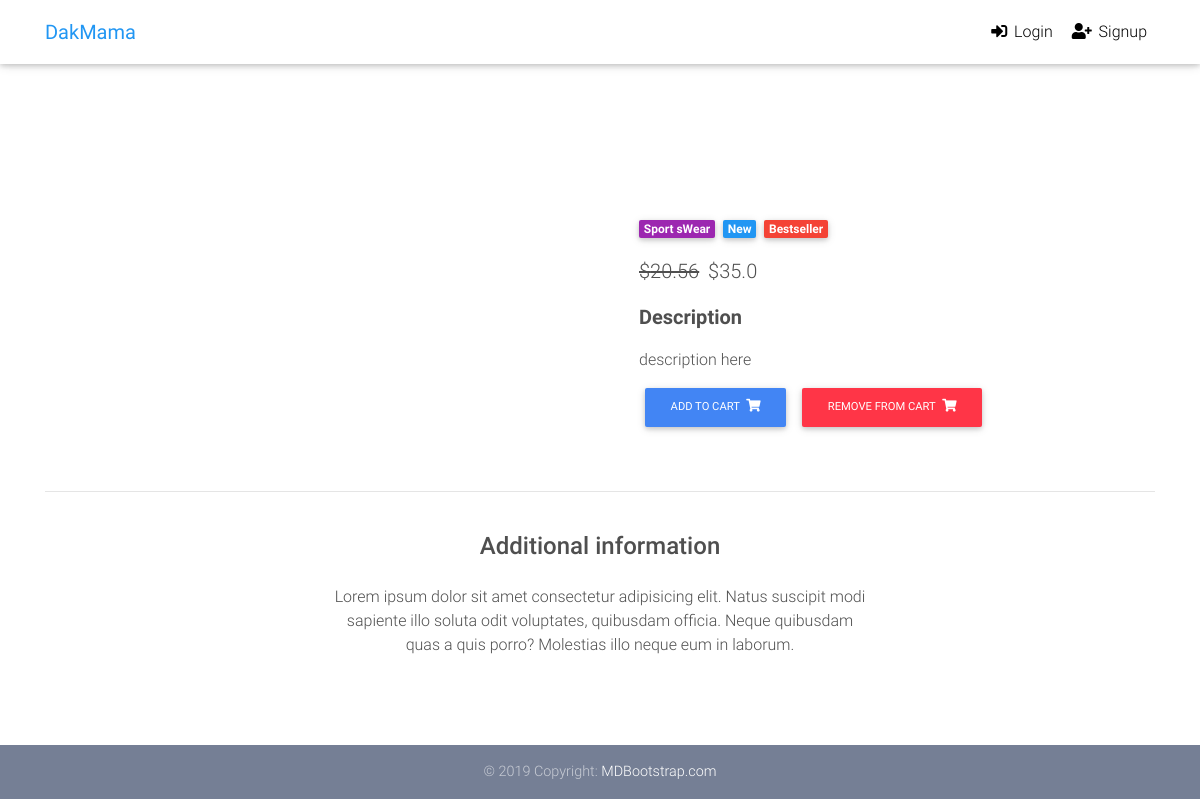
The app's page /product/test-product-1/ with its own data.
### core/models.py (models this page shows, shortened)
class Item(models.Model):
    title = models.CharField(max_length=32,null=True,blank=True)
    price = models.FloatField()
    discount_price = models.FloatField(null=True,blank=True)
    category = models.CharField(choices = CATEGORY_CHOICES,max_length = 2,default='S') # get_fieldname_display - to select choiches from template - get_category_display
    label = models.CharField(choices = LABEL_CHOICES,max_length = 1,default='P') # get_label_display
    slug = models.SlugField()
    description = models.TextField(default='description here')
    image = models.ImageField(null=True,blank=True)
    def get_add_to_cart_url(self):
        return reverse("core:add-to-cart", kwargs={"slug": self.slug})
    def get_remove_from_cart_url(self):
        return reverse("core:remove-from-cart", kwargs={"slug": self.slug})

### core/views.py (the view)
# urls.py: path('product/<slug>/',ProductDetailView.as_view(),name='product_detail'),
class ProductDetailView(DetailView):
    model = Item
    template_name = "product_page.html"

### templates/product_page.html
{% extends "base.html" %}
{% block content %}
        {% include 'partials/_product_page.html' %}
{% endblock content %}

### templates/partials/_product_page.html (shortened to what this page needs)
 {% load static %}
  <main class="mt-5 pt-4">
    <div class="container dark-grey-text mt-5">
      <div class="row wow fadeIn">
        <div class="col-md-6 mb-4">
        </div>
        <div class="col-md-6 mb-4">
          <div class="p-4">
            <div class="mb-3">
              <a href="">
                <span class="badge purple mr-1">{{object.get_category_display}}</span>
              </a>
              <a href="">
                <span class="badge blue mr-1">New</span>
              </a>
              <a href="">
                <span class="badge red mr-1">Bestseller</span>
              </a>
            </div>
            <p class="lead">
            {% if object.discount_price %}
                <span class="mr-1">
                <del>${{object.price}}</del>
              </span>
              <span>${{object.discount_price}}</span>
            {% else %}
                <span>${{object.price}}</span>
            {% endif %}
            </p>
            <p class="lead font-weight-bold">Description</p>
            <p>{{object.description}}</p>
            <a href= {{object.get_add_to_cart_url}} class="btn btn-primary btn-md my-0 p">
            Add to cart
                <i class="fas fa-shopping-cart ml-1"></i>
            </a>
            <a href= {{object.get_remove_from_cart_url}} class="btn btn-danger btn-md my-0 p">
            Remove from cart
                <i class="fas fa-shopping-cart ml-1"></i>
            </a>
          </div>
        </div>
      </div>
      <hr>
      <div class="row d-flex justify-content-center wow fadeIn">
        <div class="col-md-6 text-center">
          <h4 class="my-4 h4">Additional information</h4>
          <p>Lorem ipsum dolor sit amet consectetur adipisicing elit. Natus suscipit modi sapiente illo soluta odit
            voluptates,
            quibusdam officia. Neque quibusdam quas a quis porro? Molestias illo neque eum in laborum.</p>
        </div>
      </div>
      <div class="row wow fadeIn">
        <div class="col-lg-4 col-md-12 mb-4">
        </div>
        <div class="col-lg-4 col-md-6 mb-4">
        </div>
        <div class="col-lg-4 col-md-6 mb-4">
        </div>
      </div>
    </div>
  </main>

### templates/base.html (style rules this page uses)
html, body, header, .carousel { height: 60vh; }

### records on screen
Item: category "Sport sWear", price "20.56", discount_price "35.0", description "description here"
